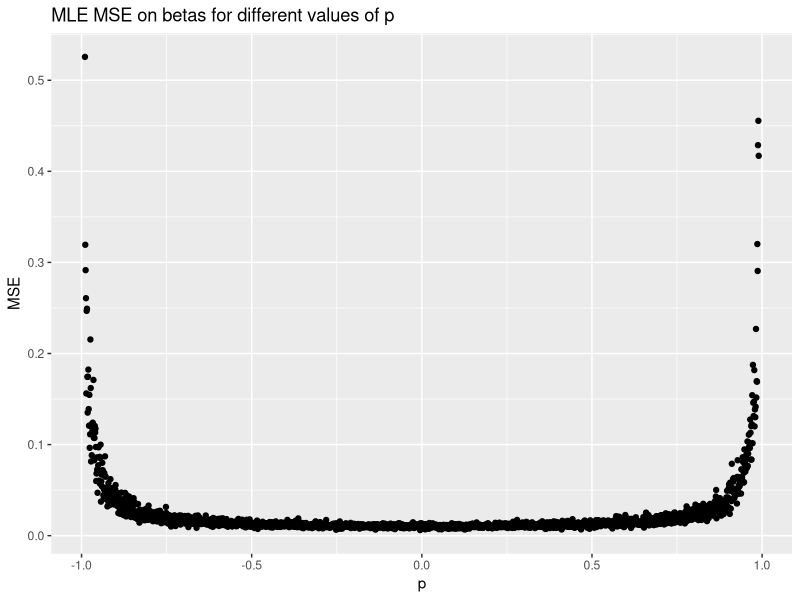
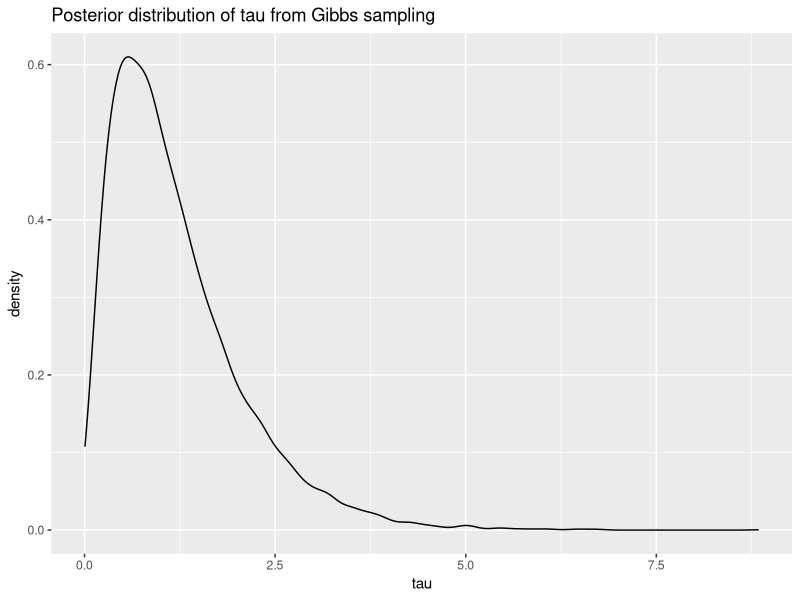

R code for these plots, in order: (Note: a time limit stopped this script after it produced the figures.)
library(MASS)
library(data.table)
library(ggplot2)

#Simulates data with covariance p
#Returns a list with the first element being the x values and the second element being the y values
simulate_data <- function(p) {
  beta = matrix(c(-1, 1, 1), 3)
  err.var = 1
  n = 100
  x = mvrnorm(n, matrix(c(0, 0), 2), matrix(c(1, p, p, 1), 2, byrow = TRUE))
  y = beta[1] + beta[2]*x[,1] + beta[3]*x[,2] + rnorm(n, 0, sqrt(err.var))
  return(list(x, y))
}

#Calculates the beta hat values and MSE of the betas
calculate_MLE <- function(x, y) {
  n = 100
  x_tilda = cbind(rep(1, n), x)
  beta_hat = solve(t(x_tilda)%*%x_tilda)%*%t(x_tilda)%*%y
  MSE = mean((c(-1, 1, 1) - beta_hat)^2)
  return(c(beta_hat, MSE))
}

#Comparing beta hat values and MSE for different values of p
p <- seq(-0.99, 0.99, 0.001)
result <- sapply(p, function(x) {
  do <- function(x) {
    data = simulate_data(x)
    values = calculate_MLE(data[[1]], data[[2]])
    return(values)
  }
  return(colMeans(t(sapply(rep(x, 30), do))))
})
result = t(result)
result.dt <- data.table(p = p, beta0 = result[,1], beta1 = result[,2], beta2 = result[,3], MSE = result[,4])
ggplot(result.dt, aes(x = p, y = MSE)) + geom_point() + labs(title = "MLE MSE on betas for different values of p")

##Ridge regression with hyperprior
data <- simulate_data(0.1)
x <- data[[1]]
y <- data[[2]]
n <- 100
#Priors
a <- 0.5
b <- 0.5
c <- 0.001
d <- 0.001
#Gibbs sampling, no burn-ins dropped because starting values of parameters were close to actually value and many iterations were used
beta_0 <- -1
beta_1 <- 1
beta_2 <- 1
tau <- 1
var_rec <- 1 #Reciprocal of var
for(i in 2:10000) {
  beta_0_mean = (1/(n + tau[i-1]))*(sum(y) - beta_1[i-1]*sum(x[,1]) - beta_2[i-1]*sum(x[,2]))
  beta_0_var = 1/((n + tau[i-1])*var_rec[i-1])
  beta_0[i] = rnorm(1, beta_0_mean, sqrt(beta_0_var))
  beta_1_mean = (1/(sum(x[,1]^2) + tau[i-1]))*(sum(x[,1]*y) - beta_0[i]*sum(x[,1]) - beta_2[i-1]*sum(x[,1]*x[,2]))
  beta_1_var = 1/((sum(x[,1]^2) + tau[i-1])*var_rec[i-1])
  beta_1[i] = rnorm(1, beta_1_mean, sqrt(beta_1_var))
  beta_2_mean = (1/(sum(x[,2]^2) + tau[i-1]))*(sum(x[,2]*y) - beta_0[i]*sum(x[,2]) - beta_1[i]*sum(x[,1]*x[,2]))
  beta_2_var = 1/((sum(x[,2]^2) + tau[i-1])*var_rec[i-1])
  beta_2[i] = rnorm(1, beta_2_mean, sqrt(beta_2_var))
  tau_a = a + 3/2
  tau_b = b + (1/2)*var_rec[i-1]*(beta_0[i]^2 + beta_1[i]^2 + beta_2[i]^2)
  tau[i] = rgamma(1, tau_a, rate = tau_b)
  var_rec_a = c + (n + 3)/2
  var_rec_b = d + (1/2)*sum((y - (beta_0[i] + beta_1[i]*x[,1] + beta_2[i]*x[,2]))^2) + (tau[i]/2)*(beta_0[i]^2 + beta_1[i]^2 + beta_2[i]^2)
  var_rec[i] = rgamma(1, var_rec_a, rate = var_rec_b)
}
ggplot(data.table(tau = tau), aes(x = tau)) + geom_density() + labs(title = 'Posterior distribution of tau from Gibbs sampling')
#MSE
mean((c(-1, 1, 1) - c(mean(beta_0), mean(beta_1), mean(beta_2)))^2)

#Calculate MSE for penalty tau on data x (matrix), y
calculate_Bayes_MSE <- function(x, y, tau) {
  n = 100
  #Split into training an test set
  x.train = x[1:90,]
  y.train = y[1:90]
  x.test = x[91:100,]
  y.test = y[91:100]
  #Prior
  c = 0.001
  d = 0.001
  #Gibbs sampling
  beta_0 = -1
  beta_1 = 1
  beta_2 = 1
  var_rec = 1 #Reciprocal of var
  for(i in 2:10000) {
    beta_0_mean = (1/(n + tau))*(sum(y.train) - beta_1[i-1]*sum(x.train[,1]) - beta_2[i-1]*sum(x.train[,2]))
    beta_0_var = 1/((n + tau)*var_rec[i-1])
    beta_0[i] = rnorm(1, beta_0_mean, sqrt(beta_0_var))
    beta_1_mean = (1/(sum(x.train[,1]^2) + tau))*(sum(x.train[,1]*y.train) - beta_0[i]*sum(x.train[,1]) - beta_2[i-1]*sum(x.train[,1]*x.train[,2]))
    beta_1_var = 1/((sum(x.train[,1]^2) + tau)*var_rec[i-1])
    beta_1[i] = rnorm(1, beta_1_mean, sqrt(beta_1_var))
    beta_2_mean = (1/(sum(x.train[,2]^2) + tau))*(sum(x.train[,2]*y.train) - beta_0[i]*sum(x.train[,2]) - beta_1[i]*sum(x.train[,1]*x.train[,2]))
    beta_2_var = 1/((sum(x.train[,2]^2) + tau)*var_rec[i-1])
    beta_2[i] = rnorm(1, beta_2_mean, sqrt(beta_2_var))
    var_rec_a = c + (n + 3)/2
    var_rec_b = d + (1/2)*sum((y.train - (beta_0[i] + beta_1[i]*x.train[,1] + beta_2[i]*x.train[,2]))^2) + (tau/2)*(beta_0[i]^2 + beta_1[i]^2 + beta_2[i]^2)
    var_rec[i] = rgamma(1, var_rec_a, rate = var_rec_b)
  }
  y_hat = mean(beta_0) + mean(beta_1)*x.test[,1] + mean(beta_2)*x.test[,2]
  MSE = mean((y.test - y_hat)^2)
  return(MSE)
}

#Ridge regression with cross-validation
#Takes a long time
tau.selected <- NULL
for(i in 1:100) {
  data = simulate_data(0.1)
  x = data[[1]]
  y = data[[2]]
  tau.grid = seq(0.1, 5, 0.1)
  tau.MSE = sapply(tau.grid, calculate_Bayes_MSE, x = x, y = y)
  tau.selected[i] = tau.grid[which.min(tau.MSE)]
}
ggplot(data.table(tau = tau.selected), aes(x = tau)) + geom_histogram() + labs(title = 'Selection of tau values by cross-validation')
